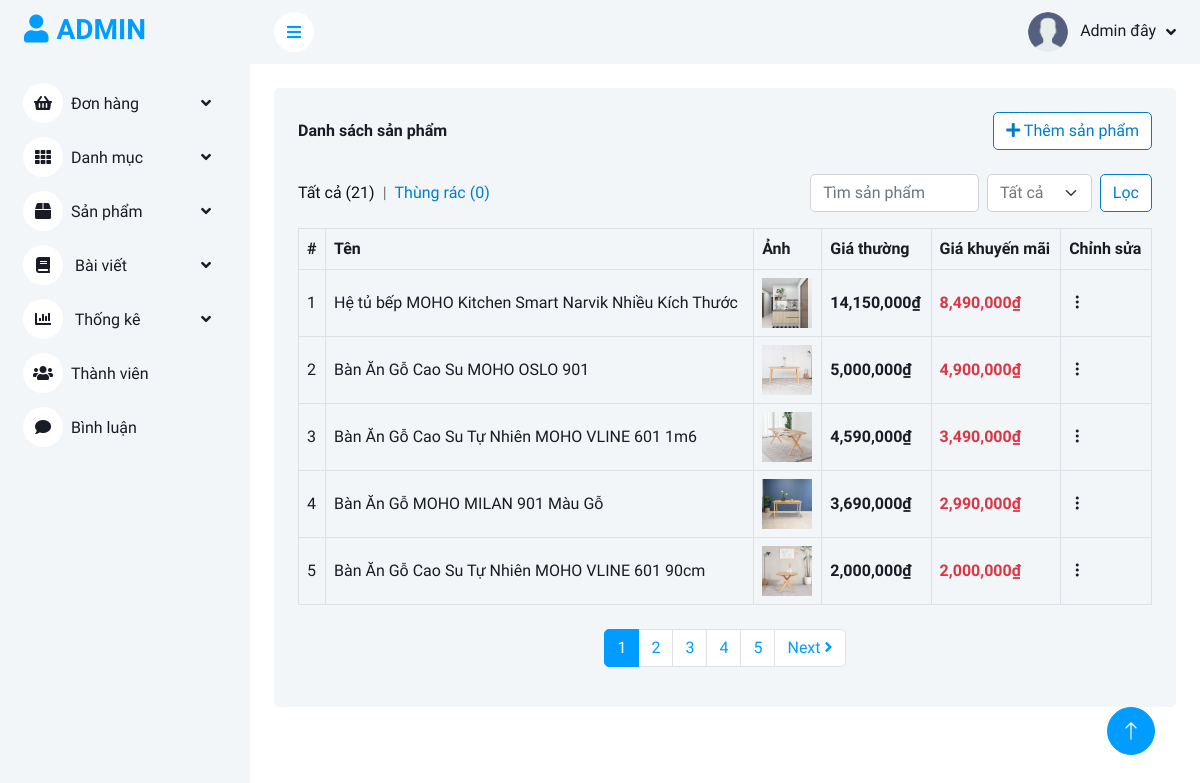
/admin/danh-sach-san-pham (signed in), run on the app's committed database.
### tables this page shows
CREATE TABLE `products` (
  `product_id` int(11) NOT NULL,
  `category_id` int(11) NOT NULL,
  `name` varchar(255) NOT NULL,
  `image` varchar(255) NOT NULL,
  `quantity` int(11) NOT NULL,
  `price` int(11) NOT NULL,
  `sale_price` int(11) NOT NULL,
  `create_date` datetime NOT NULL DEFAULT current_timestamp(),
  `views` int(11) NOT NULL DEFAULT 0,
  `details` text NOT NULL,
  `short_description` text NOT NULL,
  `status` tinyint(1) NOT NULL DEFAULT 1
);

### admin/models_admin/pdo_library.php (called while the page is built, shortened)
<?php
function pdo_query($sql){
    $sql_args = array_slice(func_get_args(), 1);
    try{
        $conn = pdo_get_connection();
        $stmt = $conn->prepare($sql);
        $stmt->execute($sql_args);
        $rows = $stmt->fetchAll();
        return $rows;
    }
    catch(PDOException $e){
        throw $e;
    }
    finally{
        unset($conn);
    }
}
?>

### admin/models_admin/ProductModel.php (called while the page is built, shortened)
<?php
    class ProductModel {
        public function select_products() {
            $sql = "SELECT name FROM products WHERE status = 1";
            return pdo_query($sql);
        }
        function select_list_products($keyword, $id_danhmuc, $page, $perPage) {
            $start = ($page - 1) * $perPage;
            $sql = "SELECT * FROM products WHERE 1";
            $sql .= " AND status = 1 ORDER BY product_id DESC";
            $sql .= " LIMIT " . $start . ", " . $perPage;
            return pdo_query($sql);
        }
        public function select_recycle_products() {
            $sql = "SELECT * FROM products WHERE status = 0 ORDER BY product_id DESC";
            return pdo_query($sql);
        }
    }
?>

### admin/san-pham/list.php (the view, shortened to what this page needs)
<?php
if (isset($_POST['search'])) {
    $keyword = $_POST['keyword'];
    $cate_id = $_POST['search_cate'];
} else {
    $keyword = '';
    $cate_id = 0;
}
if (isset($_GET['page'])) {
    $page = $_GET['page'];
} else {
    $page = 1;
}
$list_products = $ProductModel->select_list_products($keyword, $cate_id, $page,5 );
$count_recycle = $ProductModel->select_recycle_products();
$all_products = $ProductModel->select_products();
$totalProducts = count($all_products);
$productsPerPage = 5;
$totalProducts = intval($totalProducts);
$productsPerPage = intval($productsPerPage);
$numberOfPages = ceil($totalProducts / $productsPerPage);
$currentPage = isset($_GET['page']) ? intval($_GET['page']) : 1;
$html_pagination = '';
$pagination_next = '';
for ($i = 1; $i <= $numberOfPages; $i++) {
    if ($i === $currentPage) {
        $active = 'active';
    } else {
        $active = '';
    }
    $html_pagination .= '
        <li class="page-item ' . $active . '">
            <a class="page-link" href="index.php?quanli=danh-sach-san-pham&page=' . $i . '">' . $i . '</a>
        </li>
    ';
    if ($currentPage < $numberOfPages) {
        $pagination_next = '
            <li class="page-item">
                <a class="page-link" href="index.php?quanli=danh-sach-san-pham&page=' . ($currentPage + 1) . '">
                    Next <i class="fa fa-angle-right"></i>
                </a>
            </li>
        ';
    }
}
?>
<div class="container-fluid pt-4 px-4">
    <div class="bg-light text-center rounded p-4">
        <div class="d-flex align-items-center justify-content-between mb-4">
            <h6 class="mb-0">Danh sách sản phẩm</h6>
            <a href="them-san-pham" class="btn btn-custom"><i class="fa fa-plus"></i> Thêm sản phẩm</a>
        </div>
        <div class="row align-items-center">
            <div class="col-lg-7 d-flex mb-3">
                <a class="link-hover" href="">Tất cả (<?=$totalProducts?>) </a>
                <div class="mx-2">|</div>
                <a class="link-not-hover" href="index.php?quanli=thung-rac-san-pham">Thùng rác (<?=count($count_recycle)?>) </a>
            </div>
            <form action="" method="post" class="col-lg-5 d-flex mb-3 justify-content-end">
                <div class="form-group ">
                    <input type="search" name="keyword" class="form-control" placeholder="Tìm sản phẩm">
                </div>
                <div class="form-group mx-2">
                    <select class="form-select" name="search_cate">
                        <option value="">Tất cả</option>
                    </select>
                </div>
                <input type="submit" name="search" class="btn btn-custom" value="Lọc">
            </form>
        </div>
        <div class="table-responsive">
            <table class="table text-start align-middle table-bordered table-hover mb-0">
                <thead>
                    <tr class="text-dark">
                        <th scope="col">#</th>
                        <th scope="col">Tên</th>
                        <th scope="col">Ảnh</th>
                        <th scope="col">Giá thường</th>
                        <th scope="col">Giá khuyến mãi</th>
                        <th scope="col">Chỉnh sửa</th>
                    </tr>
                </thead>
                <tbody>
                    <?php
                    $index = 0;
                    $currentPage = isset($_GET['page']) ? (int)$_GET['page'] : 1;
                    $productsPerPage = 5;
                    foreach ($list_products as $value) {
                        $index++;
                       $orderNumber = ($currentPage - 1) * $productsPerPage + $index;
                    ?>
                    <tr>
                        <td class="text-dark"><?=$orderNumber?></td>
                        <td class="text-dark" style="min-width: 200px;"><?=$value['name']?></td>
                        <td>
                            <img style="max-width: 50px;" src="../upload/<?=$value['image']?>" alt="">
                        </td>
                        <td class="text-dark" style="font-weight: 600;">
                            <?=number_format($value['price'])."₫"?>
                        </td>
                        <td class="text-danger" style="font-weight: 600;">
                            <?=number_format($value['sale_price'])."₫"?>
                        </td>
                        <td>
                            <div class="dropdown">
                                <a href="#" data-bs-toggle="dropdown" class="fs-24 text-gray">
                                    <i class="bi bi-three-dots-vertical text-dark"></i>
                                </a>
                            </div>
                        </td>
                    </tr>
                    <?php
                    }
                    ?>
                </tbody>
            </table>
            <div class="col-12 mt-4">
                <nav>
                    <ul class="pagination justify-content-center">
                        <?=$html_pagination?>
                        <?=$pagination_next?>
                    </ul>
                </nav>
            </div>
        </div>
    </div>
</div>

### admin/public_admin/css/style.css (style rules this page uses)
:root { --primary: #007dcc; --light: #F3F6F9; --dark: #191C24; }
.btn { transition: .5s; }

### admin/public_admin/css/custom.css (style rules this page uses)
.link-hover { color: #111111; }
.link-not-hover { color: #007dcc; }
.btn-custom { color: #007dcc; background-color: white; border-color: #007dcc; }

### data on the page
products: orderNumber "1", name "Hệ tủ bếp MOHO Kitchen Smart Narvik Nhiều Kích Thước", image (picture), price "14,150,000", sale_price "8,490,000"
products: orderNumber "2", name "Bàn Ăn Gỗ Cao Su MOHO OSLO 901", image (picture), price "5,000,000", sale_price "4,900,000"
products: orderNumber "3", name "Bàn Ăn Gỗ Cao Su Tự Nhiên MOHO VLINE 601 1m6", image (picture), price "4,590,000", sale_price "3,490,000"
products: orderNumber "4", name "Bàn Ăn Gỗ MOHO MILAN 901 Màu Gỗ", image (picture), price "3,690,000", sale_price "2,990,000"
products: orderNumber "5", name "Bàn Ăn Gỗ Cao Su Tự Nhiên MOHO VLINE 601 90cm", image (picture), price "2,000,000", sale_price "2,000,000"

### other printed values
$totalProducts "21"
count($count_recycle) "0"
